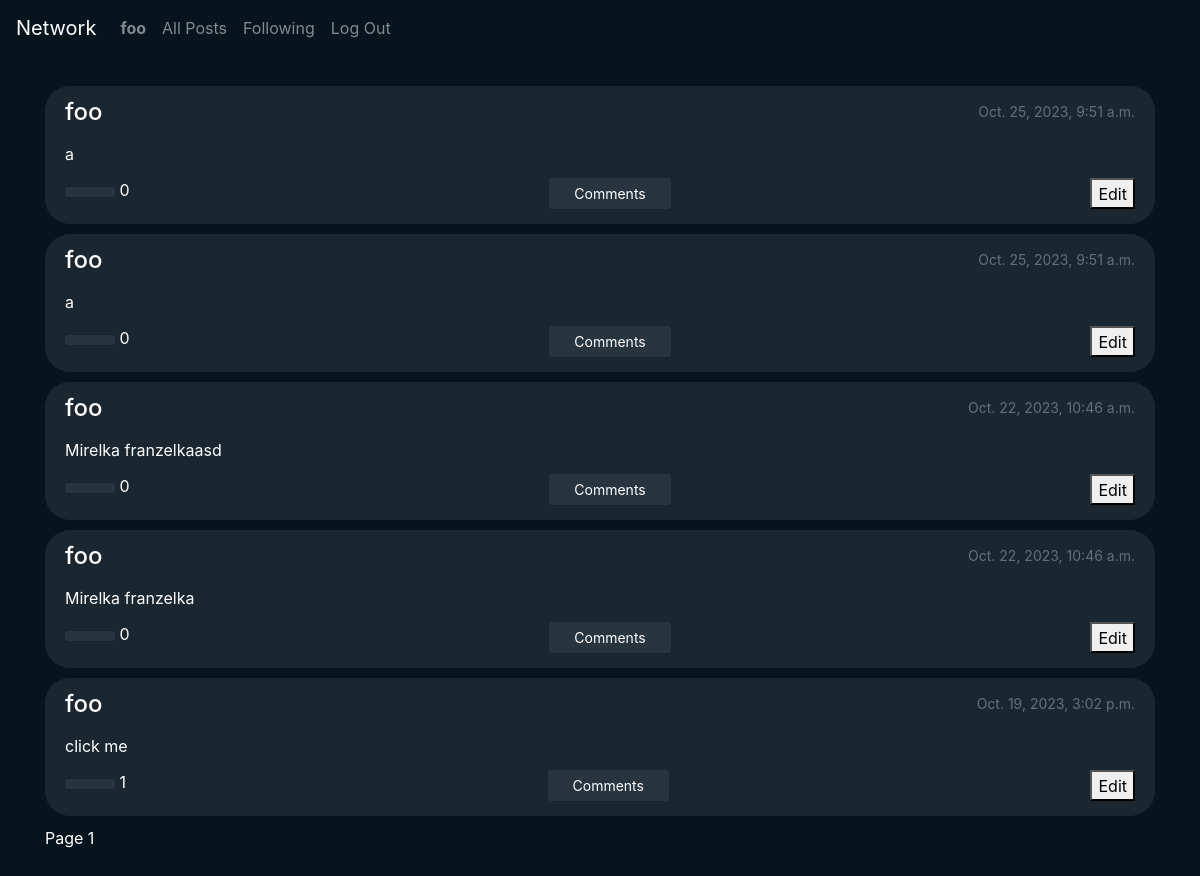
Before: /following (signed in) with the older database file.
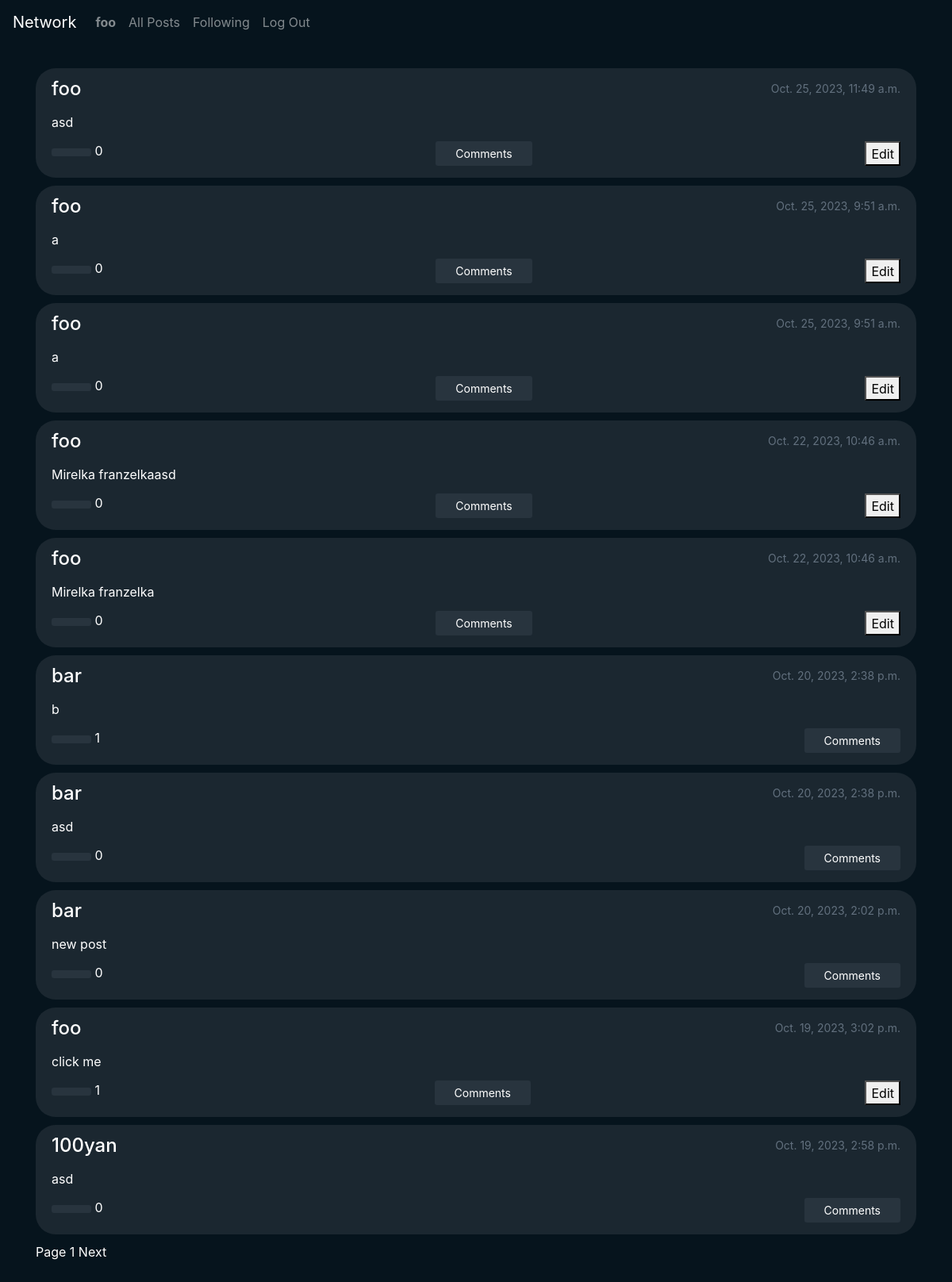
After: the same page with the newer database file.
### network/models.py (models this page shows, shortened)
class Post(models.Model):
    author = models.ForeignKey(User, on_delete=models.CASCADE)
    post = models.CharField(max_length=400)
    timestamp = models.DateTimeField(auto_now_add=True, blank=True)
    likes = models.ManyToManyField(User, related_name="liked_posts", default=0)
    def likes_count(self) -> int:
        return self.likes.all().count()

class User(AbstractUser):
    following = models.ManyToManyField('self', related_name='followers', blank=True)
    birthday = models.DateField(blank=True, null=True)
    nationality = CountryField(null=True)
    profile_pic = models.ImageField(upload_to="profile_pics", default='profile_pics/default.png')
    description = models.TextField(max_length=600, null=True)
    followed_by = models.IntegerField(blank=True, null=True, default=0)

### network/views.py (the view)
# urls.py: path('following', views.following_page, name='following')
def following_page(request):
    following = User.objects.get(pk=request.user.id).following
    post_list = Post.objects.filter(author__in=following.all()).order_by('-timestamp')
    comments = Comment.objects.filter(post__in=post_list)
    p = Paginator(post_list, 10)
    page = request.GET.get('page')
    posts = p.get_page(page)
    context = {
        'posts': posts,
        'all_comments': comments,
        'add_comment': CommentForm,
    }
    return render(request, 'network/following_page.html', context)

### network/templates/network/following_page.html (shortened to what this page needs)
{% extends 'network/layout.html' %}
{% block body %}
<div class="container">
    {% include "network/content.html" %}
</div>
{% endblock %}

### network/templates/network/content.html (shortened to what this page needs)
{% if posts %}
    {% for post in posts %}
    <div class="single-post">
        <div class="post-contents">
            <div class="post-heading">
                <a id='author' href="{% url 'user' id=post.author.id %}">{{ post.author }}</a>
                <p>{{ post.timestamp }}</p>
            </div>
            <div id="post-text">{{post.post}}</div>
            <div class="interactions">
                <div id="likes">
                    {% if user.is_authenticated %}
                    <button id='like' data-post-id="{{ post.id }}" class="btn btn-sm btn-primary"></button>
                    {% endif %}
                    <span id="num-likes">{{ post.likes_count }}</span>
                </div>
                <div id="comments">
                    <button id="comment" class="btn btn-sm btn-primary">Comments</button>
                </div>
                {% if user == post.author %}
                    <button id="edit">Edit</button>
                {% endif %}
            </div>
        </div>
    </div>
    {% endfor %}
{% endif %}
Page {{ posts.number }}
{% if posts.has_next %}
<a href="?page={{ posts.next_page_number }}">Next </a>
{% endif %}

Changed rows visible on the page:
added Post: author "foo", timestamp "Oct. 25, 2023, 11:49 a.m.", post "asd", likes_count "0", shows "Edit"
now on this page (row edited): Post: author "bar", timestamp "Oct. 20, 2023, 2:38 p.m.", post "b", likes_count "1"
now on this page (row unchanged): Post: author "bar", timestamp "Oct. 20, 2023, 2:38 p.m.", post "asd", likes_count "0"
now on this page (row unchanged): Post: author "bar", timestamp "Oct. 20, 2023, 2:02 p.m.", post "new post", likes_count "0"
now on this page (row unchanged): Post: author "100yan", timestamp "Oct. 19, 2023, 2:58 p.m.", post "asd", likes_count "0"
Other visible differences:
text now shown: "Next"
